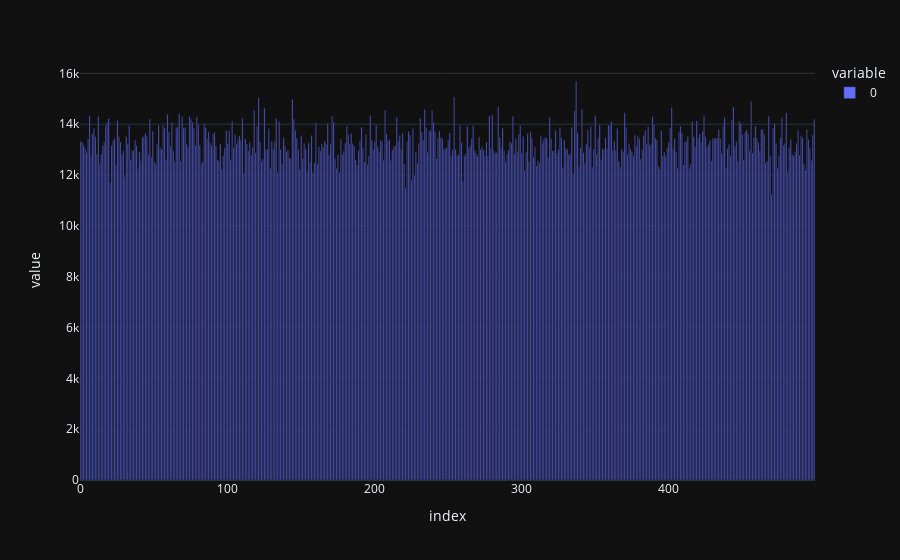

Notebook code for this chart:
### Code cell
df = data.charges
choice = [50, 100, 200, 500]

chargesMeans = []
for _ in range(500):
    samples = data.charges.sample(n=300)
    chargesMean = np.mean(samples)
    chargesMeans.append(chargesMean)

print("samples mean: %f"%np.mean(chargesMeans))
print("original mean: %f"%np.mean(data.charges))

# fig = px.bar(x=[x for x in range(300)], y=chargesMeans, title="charges CTL")
# fig.update_layout(xaxis_title="range", yaxis_title="value")
# fig.show()
# sns.histplot(x=[x for x in range(300)], y=chargesMeans, kde=True);
fig = px.bar(chargesMeans)
fig.show()

### Figure 1 — Plotly figure (JSON) as saved in the notebook; plotly's stock layout.template omitted (floating-point values rounded to 4 significant figures; data arrays with more than 128 entries replaced by an {"elided": "..."} marker saying what was removed)
{"data": [{"alignmentgroup": "True", "hovertemplate": "variable=0<br>index=%{x}<br>value=%{y}<extra></extra>", "legendgroup": "0", "marker": {"color": "#636efa", "pattern": {"shape": ""}}, "name": "0", "offsetgroup": "0", "orientation": "v", "showlegend": true, "textposition": "auto", "x": {"elided": "500 int values"}, "xaxis": "x", "y": {"elided": "500 float values"}, "yaxis": "y", "type": "bar"}], "layout": {"xaxis": {"anchor": "y", "domain": [0.0, 1.0], "title": {"text": "index"}}, "yaxis": {"anchor": "x", "domain": [0.0, 1.0], "title": {"text": "value"}}, "legend": {"title": {"text": "variable"}, "tracegroupgap": 0}, "margin": {"t": 60}, "barmode": "relative"}}
